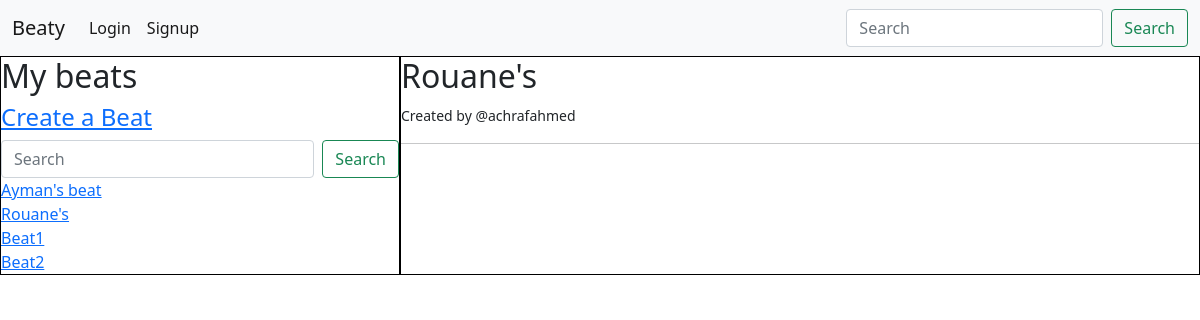
/beat/5/, run on the app's committed database.
### base/models.py (models this page shows, shortened)
class Beat(models.Model):
    creater = models.ForeignKey(User, on_delete=models.CASCADE)
    name = models.CharField(max_length=200)
    description = models.TextField(null=True, blank=True)
    members = models.ManyToManyField(User, related_name='members', blank=True)
    updated = models.DateTimeField(auto_now=True)
    created = models.DateTimeField(auto_now_add=True)
    class Meta:
        ordering = ['-updated']

class User(AbstractUser):
    email = models.EmailField(unique=True, null=False)
    bio = models.TextField(default="")
    birthday=models.DateField(auto_now=False, null=True, blank=True)
    USERNAME_FIELD = 'email'
    REQUIRED_FIELDS = []
    def __str__(self):
        return self.username

### base/views.py (the view, shortened to what this page needs)
# urls.py: path('beat/<str:pk>/', views.beat, name="beat"),
def beat(request, pk):
    beats = Beat.objects.all()
    beat = Beat.objects.get(id=pk)
    chat = beat.message_set.all()
    context = {'beat': beat, 'chat': chat, 'beats': beats}
    return render(request, 'base/beat.html', context)

### base/templates/base/beat.html (shortened to what this page needs)
{% extends 'main.html' %}
{% block content %}
<div class="home-container">
    <div class="beats-list home-section">
        {% include 'base/beats-list.html' %}
    </div>
    <div class="beat home-section">
        <h2>{{beat.name}}</h2>
        {% if beat %}
        <small>Created by @{{beat.creater}}</small>
        <hr>
        {% endif %}
    </div>
</div>
{% endblock %}

### base/templates/base/beats-list.html
<h2>My beats</h2>
<h4><a href="{% url 'create' %}">Create a Beat</a></h4>
<form class="d-flex" method="get" action="{% url 'home' %}">
    <input class="form-control me-2" type="search" placeholder="Search" name="search" value="{{search}}">
    <button class="btn btn-outline-success" type="submit">Search</button>
</form>
{% for beat in beats %}
    <div>
        <a href="{% url 'beat' beat.id %}">{{beat.name}}</a>
    </div>
{% endfor %}

### templates/main.html (style rules this page uses)
.home-container { display: grid; grid-template-columns: 1fr 2fr; }
.home-section { border: 1px solid black; }

### data on the page
Beat: name "Ayman's beat"
Beat: name "Rouane's", creater "achrafahmed"
Beat: name "Beat1"
Beat: name "Beat2"
